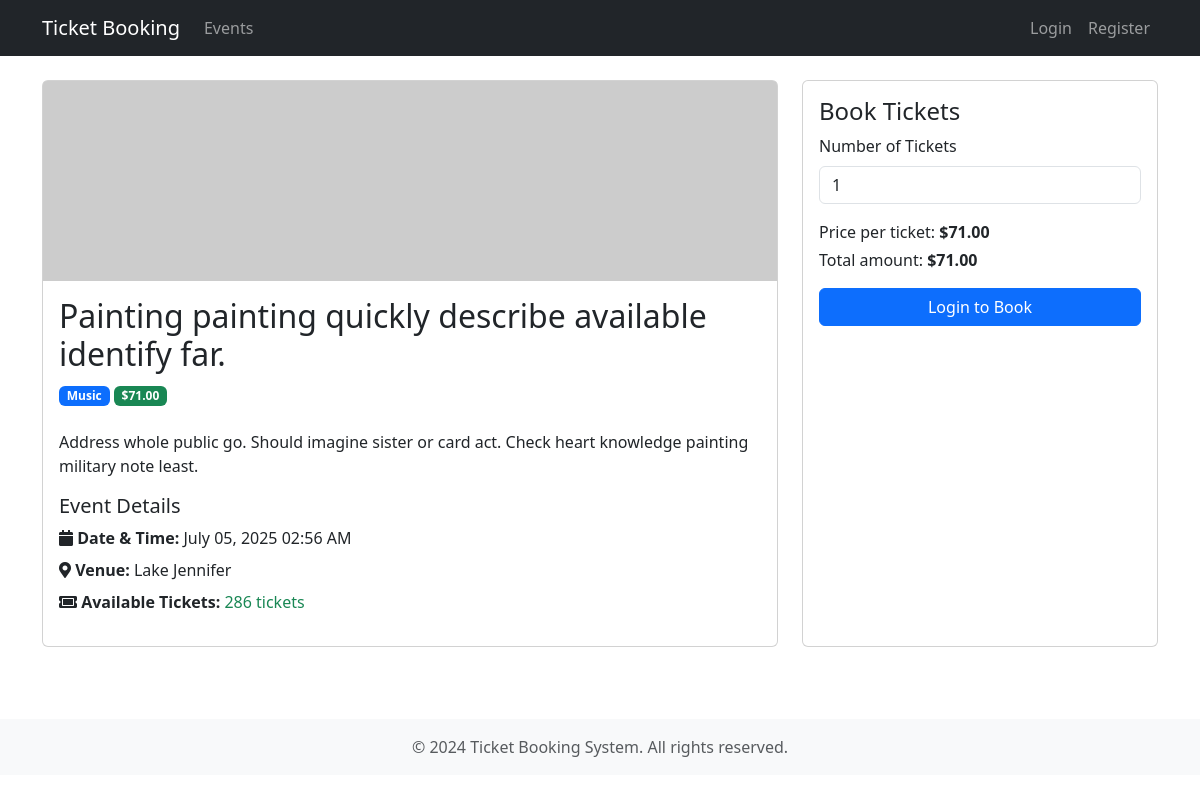
/events/10, run on the app's committed database.
### app/models/event.py (models this page shows, shortened)
class Event(db.Model):
    __tablename__ = "events"
    id = db.Column(db.Integer, primary_key=True)
    title = db.Column(db.String(200), nullable=False)
    description = db.Column(db.Text)
    status = db.Column(db.String(50), default="draft")
    venue = db.Column(db.String(200), nullable=False)
    event_date = db.Column(db.DateTime, nullable=False)
    total_tickets = db.Column(db.Integer, nullable=False)
    available_tickets = db.Column(db.Integer, nullable=False)
    price = db.Column(db.Float, nullable=False)
    category = db.Column(db.String(50))
    image_url = db.Column(db.String(500))
    is_active = db.Column(db.Boolean, default=True)
    created_at = db.Column(db.DateTime, default=datetime.utcnow)
    updated_at = db.Column(
        db.DateTime, default=datetime.utcnow, onupdate=datetime.utcnow
    )
    tickets = db.relationship("Ticket", backref="event", lazy=True)

### app/routes/events.py (the view)
@events_bp.route("/<int:event_id>")
def detail(event_id):
    event = Event.query.get_or_404(event_id)
    form = BookingForm()
    return render_template("events/detail.html", event=event, form=form)

### app/forms/booking.py
class BookingForm(FlaskForm):
    quantity = IntegerField("Number of Tickets", default=1)
    submit = SubmitField("Book Now")
    def __init__(self, max_tickets=10, *args, **kwargs):
        super().__init__(*args, **kwargs)
        self.quantity.validators = [
            DataRequired(),
            NumberRange(min=1, max=max_tickets, message=f"You can book between 1 and {max_tickets} tickets"),
        ]

### app/routes/auth.py (called while the page is built)
@auth_bp.before_app_request
def before_request():
    if current_user.is_authenticated and not current_user.is_confirmed \
        and request.blueprint != 'auth' \
        and request.endpoint != 'static':
        return redirect(url_for('auth.unconfirmed'))

### app/utils/filters.py (called while the page is built)
def format_price(value):
    return f"${value:,.2f}"

### app/templates/events/detail.html (shortened to what this page needs)
{% extends "base.html" %}
{% block content %}
<div class="row">
    <div class="col-md-8 mb-4">
        <div class="card h-100">
            {% if event.image_url %}
            <img src="{{ event.image_url }}" class="card-img-top event-image" alt="{{ event.title }}">
            {% else %}
            <img src="{{ url_for('static', filename='images/default-event.jpg') }}" class="card-img-top event-image"
                alt="Default Event Image">
            {% endif %}
            <div class="card-body">
                <h2 class="card-title">{{ event.title }}</h2>
                <div class="mb-4">
                    <span class="badge bg-primary">{{ event.category }}</span>
                    <span class="badge bg-success">{{ event.price | format_price }}</span>
                </div>
                <p class="card-text">{{ event.description }}</p>
                <div class="mb-3">
                    <h5>Event Details</h5>
                    <ul class="list-unstyled">
                        <li class="mb-2">
                            <i class="fas fa-calendar"></i>
                            <strong> Date & Time: </strong>
                            {{ event.event_date.strftime('%B %d, %Y %I:%M %p') }}
                        </li>
                        <li class="mb-2">
                            <i class="fas fa-map-marker-alt"></i>
                            <strong> Venue: </strong>
                            {{ event.venue }}
                        </li>
                        <li class="mb-2">
                            <i class="fas fa-ticket-alt"></i>
                            <strong> Available Tickets: </strong>
                            {% if event.available_tickets > 0 %}
                            <span class="text-success">{{ event.available_tickets }} tickets</span>
                            {% else %}
                            <span class="text-danger">Sold Out</span>
                            {% endif %}
                        </li>
                    </ul>
                </div>
            </div>
        </div>
    </div>
    <div class="col-md-4 mb-4">
        <div class="card h-100">
            <div class="card-body">
                <h4 class="card-title">Book Tickets</h4>
                {% if event.available_tickets > 0 %}
                <form method="POST" action="{{ url_for('booking.create_booking', event_id=event.id) }}">
                    <div class="mb-3">
                        <label for="quantity" class="form-label">Number of Tickets</label>
                        {{ form.quantity(class="form-control", id="quantity", min=1, max=event.available_tickets) }}
                    </div>
                    <div class="mb-3">
                        <p class="mb-1">Price per ticket: <strong>{{ event.price | format_price }}</strong></p>
                        <p class="mb-1">Total amount: <strong id="total-amount">{{ event.price | format_price
                                }}</strong></p>
                    </div>
                    <div class="d-grid">
                        {% if current_user.is_authenticated %}
                        <button type="submit" class="btn btn-primary">Book Now</button>
                        {% else %}
                        <a href="{{ url_for('auth.login', next=request.path) }}" class="btn btn-primary">Login to
                            Book</a>
                        {% endif %}
                    </div>
                </form>
                {% else %}
                <div class="alert alert-danger">
                    Sorry, this event is sold out.
                </div>
                {% endif %}
            </div>
        </div>
    </div>
</div>
{% endblock %}
{% block extra_css %}
<link rel="stylesheet" href="https://cdnjs.cloudflare.com/ajax/libs/font-awesome/5.15.4/css/all.min.css">
{% endblock %}

### app/templates/base.html (shortened to what this page needs)
<!DOCTYPE html>
<html lang="en">
<head>
    <link href="https://cdn.jsdelivr.net/npm/bootstrap@5.3.0/dist/css/bootstrap.min.css" rel="stylesheet">
    <link rel="stylesheet" href="{{ url_for('static', filename='css/style.css') }}">
    {% block extra_css %}{% endblock %}
</head>
<body class="d-flex flex-column min-vh-100">
    <nav class="navbar navbar-expand-lg navbar-dark bg-dark">
        <div class="container">
            <a class="navbar-brand" href="{{ url_for('main.index') }}">Ticket Booking</a>
            <div class="collapse navbar-collapse" id="navbarNav">
                <ul class="navbar-nav me-auto">
                    <li class="nav-item">
                        <a class="nav-link" href="{{ url_for('events.list') }}">Events</a>
                    </li>
                </ul>
                <ul class="navbar-nav">
                    {% if current_user.is_authenticated %}
                    <li class="nav-item">
                        <span class="nav-link">Welcome, {{ current_user.first_name }}</span>
                    </li>
                    <li class="nav-item">
                        <a class="nav-link" href="{{ url_for('auth.logout') }}">Logout</a>
                    </li>
                    {% else %}
                    <li class="nav-item">
                        <a class="nav-link" href="{{ url_for('auth.login') }}">Login</a>
                    </li>
                    <li class="nav-item">
                        <a class="nav-link" href="{{ url_for('auth.register') }}">Register</a>
                    </li>
                    {% endif %}
                </ul>
            </div>
        </div>
    </nav>
    <div class="container mt-4">
        {% block content %}{% endblock %}
    </div>
    <footer class="footer mt-5 py-3 bg-light">
        <div class="container text-center">
            <span class="text-muted">© 2024 Ticket Booking System. All rights reserved.</span>
        </div>
    </footer>
</body>
</html>

### app/static/css/style.css (style rules this page uses)
body { min-height: 100vh; display: flex; flex-direction: column; }
.footer { margin-top: auto; }
.card { transition: transform 0.2s; }
.card-img-top { height: 200px; object-fit: cover; }

### app/templates/events/detail.html (style rules this page uses)
.event-image { height: 200px; object-fit: cover; width: 100%; border-top-left-radius: .25rem; border-top-right-radius: .25rem; }

### data on the page
Event: title "Painting painting quickly describe available identify far.", category "Music", price "$71.00", description "Address whole public go. Should imagine sister or card act. Check heart knowledge painting military note least.", event_date "July 05, 2025 02:56 AM", venue "Lake Jennifer", available_tickets "286"
